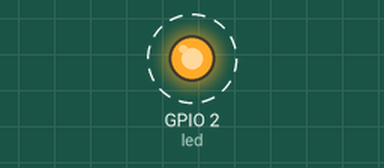
Recording of a program running on a simulated ESP32 board running MicroPython. Shown: output pins drawn as LEDs (lit = HIGH). Dashed ring = blinking. WiFi joins after 1.5 s; what the program prints to the serial console is not drawn.

Above: at 0.07 s.
Timing chart, 0 to 3.0 s (numbered marks = the images above):
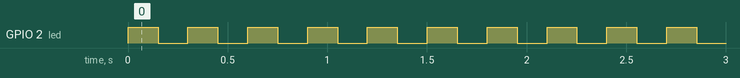

Measured:
- by itself, GPIO 2 (led): alternates HIGH for 0.15 s and LOW for 0.15 s

The program:

main.py
```python
import time
import machine
import network

ssid_ = "JioFi3_67EC0B"
wp2_pass = "nf6x676kc4"


sta_if = network.WLAN(network.STA_IF)

sta_if.active(True)
sta_if.connect(ssid_, wp2_pass)

led = machine.Pin(2,machine.Pin.OUT)

while True:
    print ('Oyyyy')
    led.value(not led.value())
    time.sleep(0.15)
```
